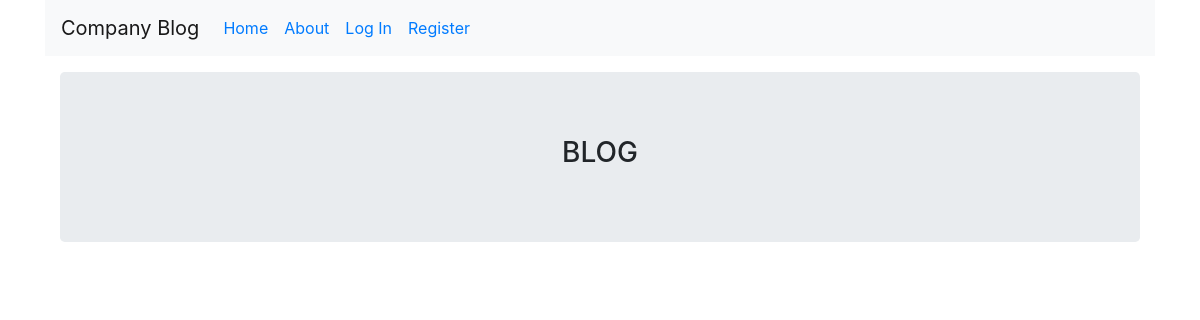
The app's page /posts/blog, older data.
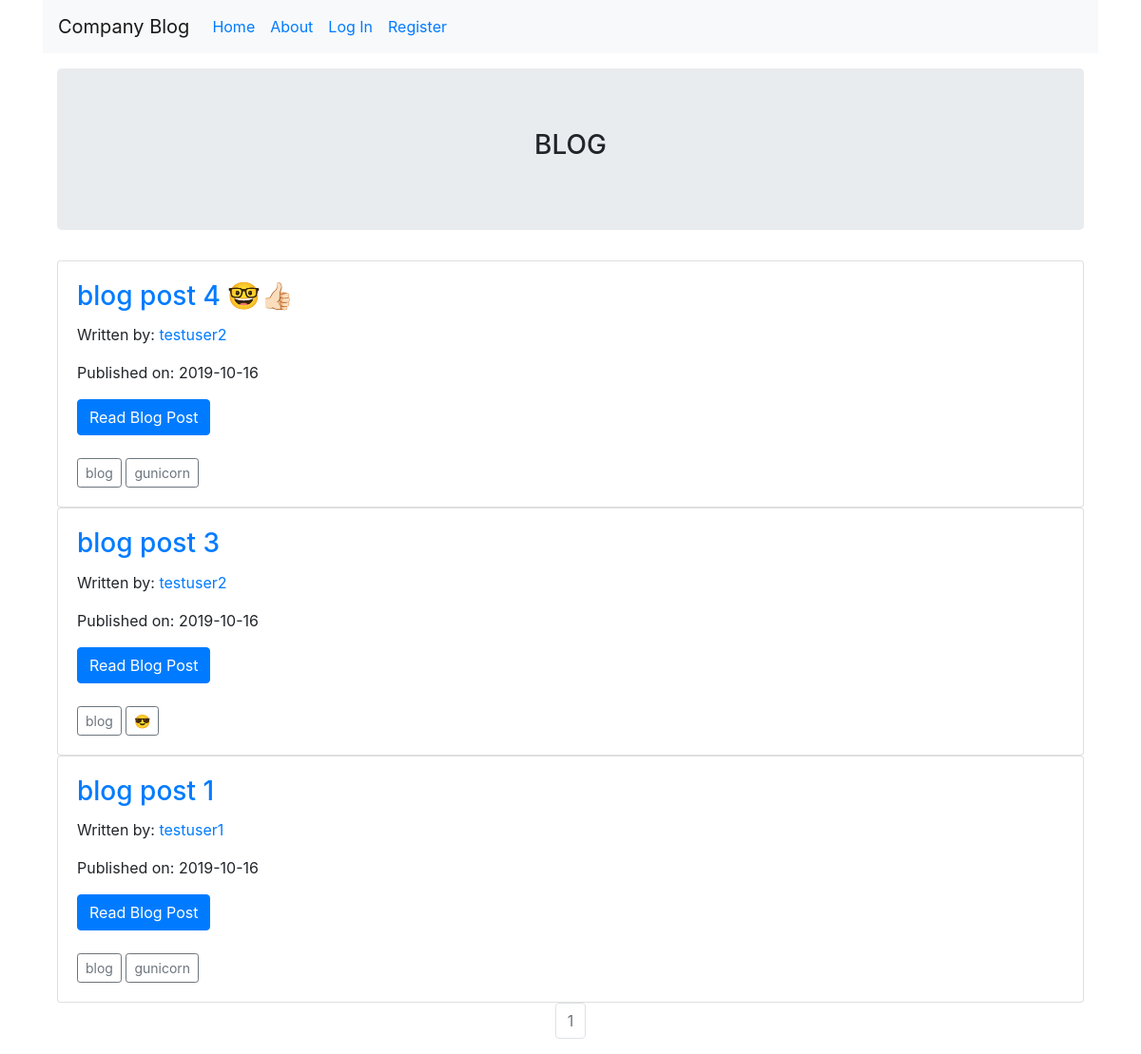
The same page, newer data.
### companyblog/models.py (models this page shows, shortened)
class Tag(db.Model):
    id = db.Column(db.Integer,primary_key=True)
    tag = db.Column(db.String(64), nullable=False, unique=True)
    def __repr__(self):
        return "Tag: {}".format(self.tag)

class BlogPost(db.Model):
    __tablename__ = 'blogpost'
    users = db.relationship(User)
    id = db.Column(db.Integer,primary_key=True)
    user_id = db.Column(db.Integer, db.ForeignKey('users.id'), nullable=False)
    comments = db.relationship('Comment', backref='post', lazy=True)
    date = db.Column(db.DateTime, nullable=False, default=datetime.utcnow)
    title = db.Column(db.String(140),nullable=False, unique=True)
    text = db.Column(db.Text,nullable=False)
    slug = db.Column(db.String(140), nullable=False)
    tags = db.relationship(
        'Tag', secondary=post_tag,
        backref=db.backref('posts', lazy='dynamic'), lazy='dynamic'
    )

class User(db.Model, UserMixin):
    __tablename__ = 'users'
    id = db.Column(db.Integer, primary_key=True)
    profile_image = db.Column(db.String(20), nullable=False, default='default_profile.png')
    email = db.Column(db.String(64), unique=True, index=True)
    username = db.Column(db.String(64),unique=True, index=True)
    password_hash = db.Column(db.String(128))
    posts = db.relationship('BlogPost', backref='author', lazy=True)
    comments = db.relationship('Comment', backref='author', lazy=True)

### companyblog/blog_posts/views.py (the view)
@blog_posts.route('/posts/<tag>')
def posts_by_tag(tag):
    page = request.args.get("page", 1, type=int)
    label = Tag.query.filter_by(tag=tag).first_or_404()
    posts = label.posts.order_by(BlogPost.date.desc()).paginate(page,
                                            current_app.config['POSTS_PER_PAGE'], False)
    return render_template(
        'posts_by_tag.html',
        title="Blog Post Entries|{}".format(tag),
        blog_posts=posts, tag=label
    )

### companyblog/templates/posts_by_tag.html
{% extends 'base.html' %}
{% from 'macros.html' import render_post %}
{% block content %}
<div class="container">
    <div class="jumbotron">
        <div align='center'>
            <h3>{{ tag.tag.upper() }}</h3>
        </div>
    </div>
    {% for post in blog_posts.items %}
        {{ render_post(post) }}
    {% endfor %}
</div>
    <nav aria-label="Page navigation example">
        <ul class="pagination justify-content-center">
            {% for page_num in blog_posts.iter_pages(left_edge=1,right_edge=1,left_current=1,right_current=1) %}
                {% if blog_posts.page == page_num %}
                <li class='page-item disabled'>
                    <a class="page-link" href="{{ url_for('blog_posts.posts_by_tag', tag=tag, page=page_num) }}">{{ page_num}}</a>
                </li>
                {% else %}
                <li class='page-item'>
                    <a class="page-link" href="{{ url_for('blog_posts.posts_by_tag', tag=tag, page=page_num) }}">{{ page_num}}</a>
                </li>
                {% endif %}
            {% endfor %}
        </ul>
    </nav>
{% endblock %}

### companyblog/templates/base.html (shortened to what this page needs)
<!DOCTYPE html>
<html lang="en">
<head>
    <link rel="stylesheet" href="https://stackpath.bootstrapcdn.com/bootstrap/4.3.1/css/bootstrap.min.css">
</head>
<body>
    <header>
        <div class="container">
            <div class="site-header">
                <nav class="navbar navbar-expand-lg navbar-light bg-light">
                    <a class="navbar-brand" href="#">Company Blog</a>
                    <div class="collapse navbar-collapse" id="navbarNav">
                        <ul class='navbar-nav'>
                            <li class='nav-link'>
                                <a href="{{url_for('core.index')}}">Home</a>
                            </li>
                            <li class='nav-link'>
                                <a href="{{url_for('core.info')}}">About</a>
                            </li>
                            {% if current_user.is_authenticated %}
                            <li class='nav-link'>
                                <a href="{{url_for('users.logout')}}">Log Out</a>
                            </li>
                            <li class='nav-link'>
                                <a href="{{url_for('users.account')}}">Account</a>
                            </li>
                            <li class='nav-link'>
                                <a href="{{url_for('blog_posts.create')}}">Create Post</a>
                            </li>
                            {% else %}
                            <li class='nav-link'>
                                <a href="{{url_for('users.login')}}">Log In</a>
                            </li>
                            <li class='nav-link'>
                                <a href="{{url_for('users.register')}}">Register</a>
                            </li>
                            {% endif %}
                            </ul>
                    </div>
                </nav>
            </div>
        </div>
    </header>
    <div class="container pt-3">
        {% block content %}
        {% endblock %}
    </div>
</body>
</html>

### companyblog/templates/macros.html (shortened to what this page needs)
{% macro render_post(post) %}
    <div class="card">
        <div class="card-body">
          <h3 class="card-title"><a href="{{url_for('blog_posts.view_post', slug=post.slug)}}">{{post.title}}</a></h3>
          <p>Written by: <a href="{{url_for('users.user_posts', username=post.author.username)}}">{{post.author.username}}</a></p>
          <p>Published on: {{post.date.strftime('%Y-%m-%d')}}</p>
          <a href="{{url_for('blog_posts.view_post', slug=post.slug)}}" class="btn btn-primary">Read Blog Post</a><br>
          <br>
          {% with tags = post.tags %}
            {% for tag in tags %}
              <a href="{{url_for('blog_posts.posts_by_tag', tag=tag.tag)}}" class="btn btn-outline-secondary btn-sm">{{ tag.tag }}</a>
            {% endfor %}
          {% endwith %}
          <br>
        </div>
    </div>
{% endmacro %}

Row changes from the older to the newer data that the page shows:
added BlogPost: title "blog post 4 🤓👍🏻", author.username "testuser2", date "2019-10-16", Tag (tag "blog")
added Tag: tag "gunicorn", shown under "blog post 4 🤓👍🏻"
added BlogPost: title "blog post 3", author.username "testuser2", date "2019-10-16", Tag (tag "blog")
added Tag: tag "😎", shown under "blog post 3"
added BlogPost: title "blog post 1", author.username "testuser1", date "2019-10-16", Tag (tag "blog")
added Tag: tag "gunicorn", shown under "blog post 1"
Text that changed along with them:
new list line: "1"
